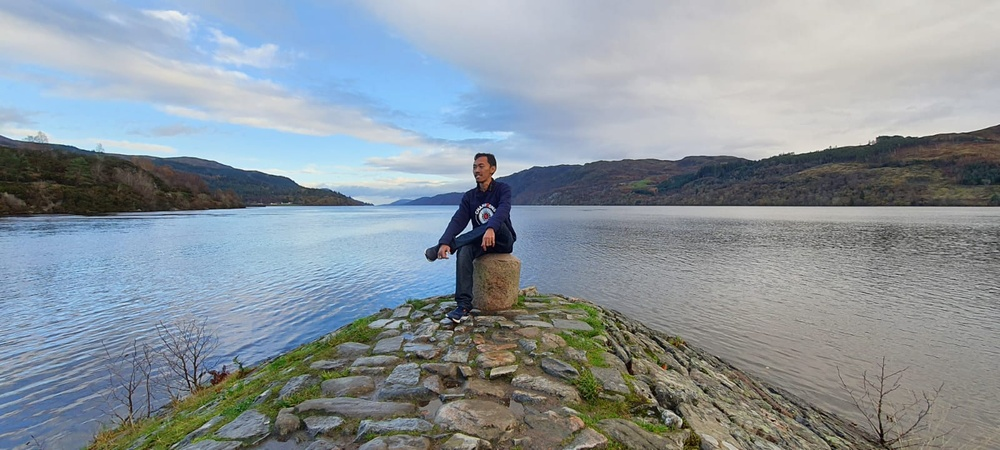
#> input picture riverMe.jpeg, 1000 x 450 px, shrunk from 1600 x 720 before the run
$ jupyter execute rotation.ipynb
#> lines starting #> are read from the running program, lines starting #| are printed output that depends on the picture
[cell 1]
#Rotations
#cv2.getRotationMatrix2D(rotation_center_x, rotation_center_y, angle of rotation, scale)

import cv2
import numpy as np

image = cv2.imread('riverMe.jpeg')
#> image is the input picture: shape (450, 1000, 3); mean B, G, R 156.6, 149, 138.8
height, width = image.shape[:2]
#> height = 450; width = 1000

# Divide by two to rotate the image around its centre
rotation_matrix = cv2.getRotationMatrix2D((width/2, height/2), 90, 1)

rotated_image = cv2.warpAffine(image, rotation_matrix, (width, height))
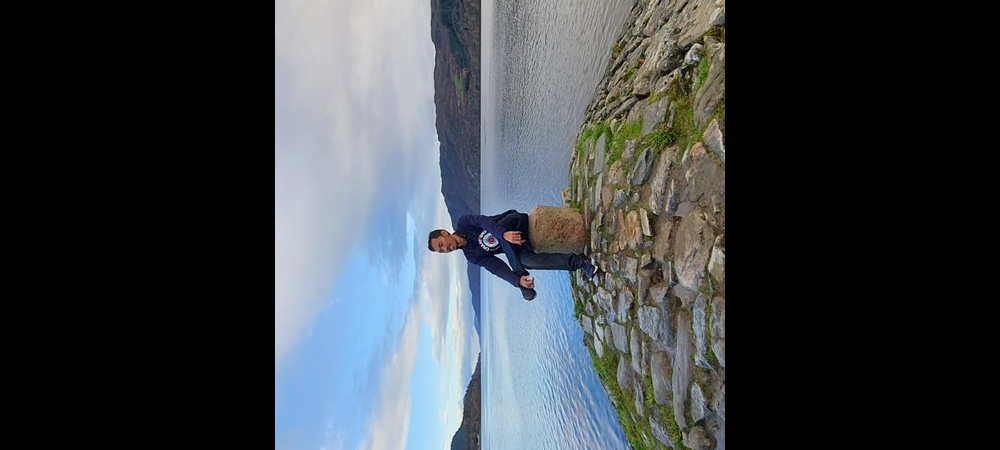
#> rotated_image: shape (450, 1000, 3); mean B, G, R 69.8, 65.9, 60.7

cv2.imshow('Rotated image', rotated_image)
cv2.waitKey()
cv2.destroyAllWindows()
